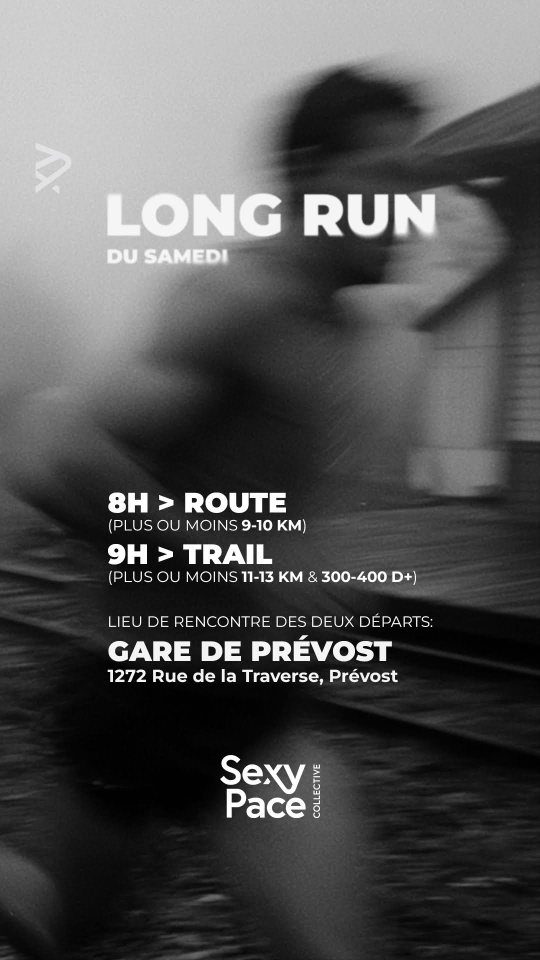
#> input picture lieux/gare-prevost/1.png, 1080 x 1920 px (shown at 1/2 size); its folder holds only this picture in this run
$ python preparer_images.py
#> lines starting #> are read from the running program, lines starting #| are printed output that depends on the picture
#!/usr/bin/env python3
"""Génère les JPEG publiables à partir des PNG de lieux/<lieu>/{1,2,3}.png.

story-N.jpg  : 1080x1920 (9:16), pour les stories.
grille-N.jpg : 1080x1440 (3:4), recadrage central pour la grille Instagram.
"""
from pathlib import Path
from PIL import Image

RACINE = Path(__file__).resolve().parent.parent / "lieux"
HAUT_GRILLE = 240  # le contenu utile des visuels tient entre y=240 et y=1680

for dossier in sorted(p for p in RACINE.iterdir() if p.is_dir()):
    for n in (1, 2, 3):
        src = dossier / f"{n}.png"
        if not src.exists():
            print(f"MANQUANT {src}")
            continue
        img = Image.open(src).convert("RGB")
#> img is the input picture: PIL image 1080x1920 RGB; mean R, G, B 83.6, 83.6, 83.6
        if img.size != (1080, 1920):
            img = img.resize((1080, 1920), Image.LANCZOS)
        img.save(dossier / f"story-{n}.jpg", quality=92)
        img.crop((0, HAUT_GRILLE, 1080, HAUT_GRILLE + 1440)).save(dossier / f"grille-{n}.jpg", quality=92)
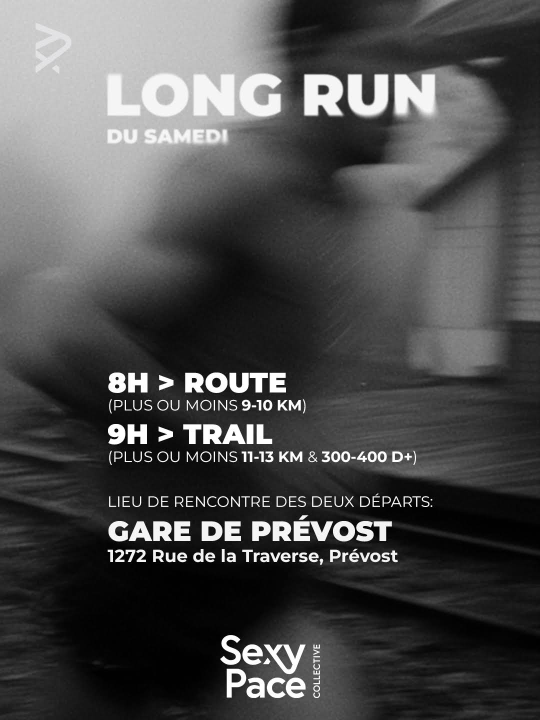
#> saved as grille-1.jpg: PIL image 1080x1440 RGB (shown at 1/2 size); mean R, G, B 76.6, 76.6, 76.6
    print("ok", dossier.name)
#> pass 2 of the loop `for dossier in sorted(p for p in RACINE.iterdir() if p.is_dir()):`:
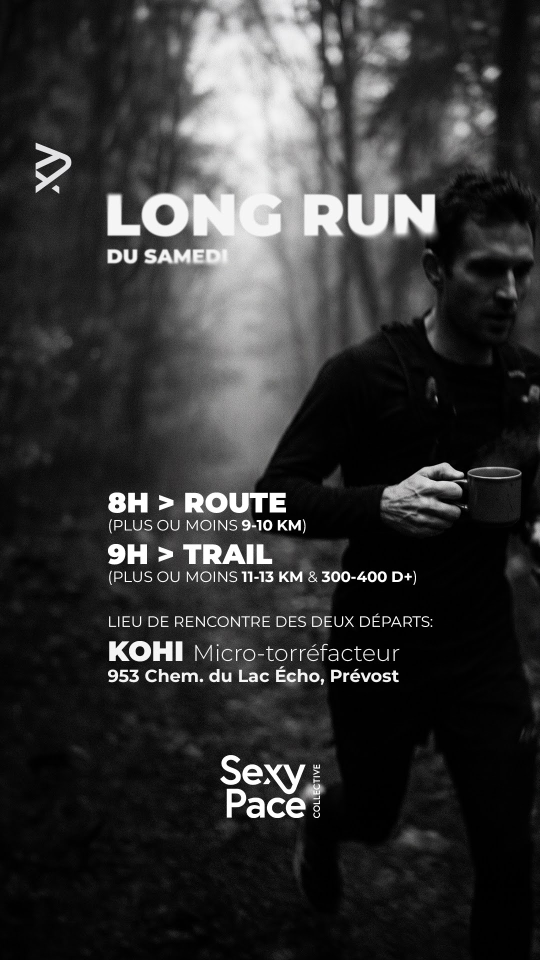
#> input picture lieux/kohi/1.png, 1080 x 1920 px (shown at 1/2 size)
#> img is the input picture: PIL image 1080x1920 RGB; mean R, G, B 52, 51.9, 52
#> `img.crop((0, HAUT_GRILLE, 1080, HAUT_GRILLE + 1440)).save(dossier / f"..`:
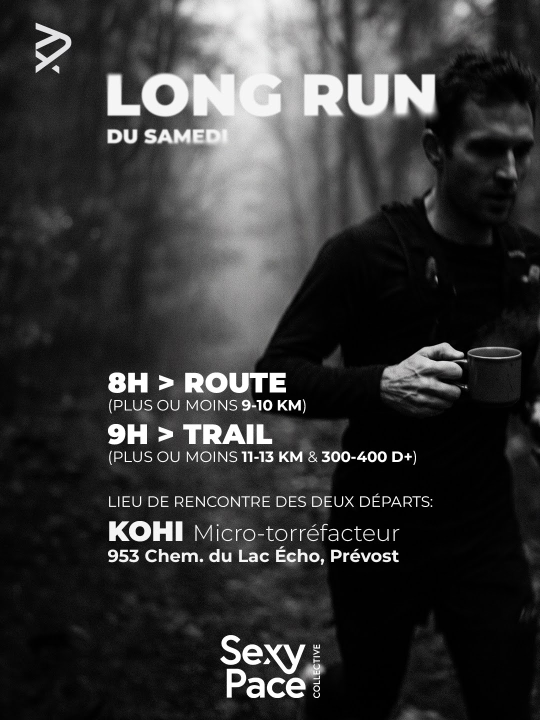
#> saved as grille-1.jpg: PIL image 1080x1440 RGB (shown at 1/2 size); mean R, G, B 53.5, 53.5, 53.5
